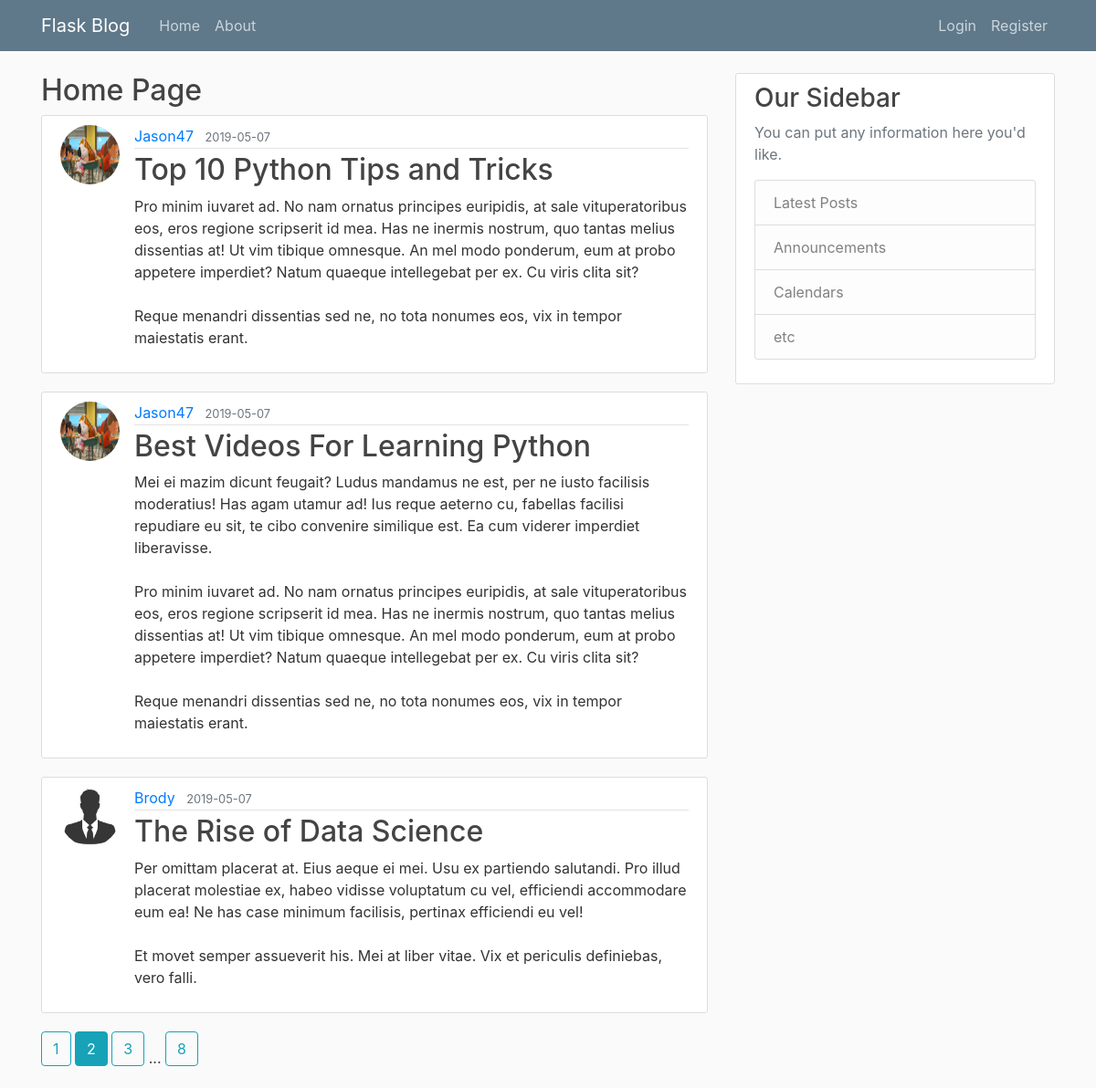
The page /home?page=2 on the database its author committed.
### application/models.py (models this page shows, shortened)
class Post(db.Model):
    id = db.Column(db.Integer, primary_key=True)
    title = db.Column(db.String(100), nullable=False)
    date_posted = db.Column(db.DateTime, nullable=False, default=datetime.utcnow)
    content = db.Column(db.Text, nullable=False)
    user_id = db.Column(db.Integer, db.ForeignKey("user.id"), nullable=False)

class User(db.Model,UserMixin):
    id = db.Column(db.Integer, primary_key=True)
    username = db.Column(db.String(20), unique=True, nullable=False)
    email = db.Column(db.String(60), unique=True, nullable=False)
    password = db.Column(db.String(60), nullable=False)
    image_file = db.Column(db.String(20), nullable=False, default="default.jpg")
    posts = db.relationship("Post", backref="author", lazy=True)

### application/main/routes.py (the view)
@main.route("/")
@main.route("/home")
def home():
    page_no = request.args.get("page",1,type=int)
    posts = Post.query.order_by(Post.date_posted.desc()).paginate(per_page=3,page=page_no)
    return render_template("home.html", posts=posts)

### application/templates/home.html
{% extends "layout.html" %}
{% block content %}
    <h2>Home Page</h2>
    {% for post in posts.items %}
        <article class="media content-section">
            <img class="rounded-circle article-img" src="{{ url_for('static',filename='profile_pics/'+post.author.image_file) }}">
            <div class="media-body">
                <div class="article-metadata">
                    <a class="mr-2" href="{{ url_for('users.user_posts',username = post.author.username) }}">{{ post.author.username }}</a>
                    <small class="text-muted">{{ post.date_posted.strftime("%Y-%m-%d") }}</small>
                </div>
                <h2><a class="article-title" href="{{ url_for('posts.post',post_id=post.id) }}">{{ post.title }}</a></h2>
                <p class="article-content">{{ post.content }}</p>
            </div>
        </article>
    {% endfor %}
    {% for page_num in posts.iter_pages(left_edge=1,right_edge=1,left_current=1,right_current=2) %}
        {% if page_num %}
            {% if page_num == posts.page %}
                <a class="btn btn-info mb-4" href="{{ url_for('main.home',page=page_num) }}">{{ page_num }}</a>
            {% else %}
                <a class="btn btn-outline-info mb-4" href="{{ url_for('main.home',page=page_num) }}">{{ page_num }}</a>
            {%endif%}
        {% else %}
            ...
        {%endif%}
    {% endfor %}
{% endblock content %}

### application/static/main.css (style rules this page uses)
body { background: #fafafa; color: #333333; margin-top: 5rem; }
h1, h2, h3, h4, h5, h6 { color: #444444; }
.content-section { background: #ffffff; padding: 10px 20px; border: 1px solid #dddddd; border-radius: 3px; margin-bottom: 20px; }
.article-title { color: #444444; }
.article-content { white-space: pre-line; }
.article-img { height: 65px; width: 65px; margin-right: 16px; }
.article-metadata { padding-bottom: 1px; margin-bottom: 4px; border-bottom: 1px solid #e3e3e3 }

### rows shown on the page
Post: image_file (picture), author.username "Jason47", date_posted "2019-05-07", title "Top 10 Python Tips and Tricks", content "Pro minim iuvaret ad. No nam ornatus principes euripidis, at sale vituperatoribus eos, eros regione scripserit id mea. Has ne inermis nostrum, quo tantas melius dissentias at! Ut vim tibique omnesque. An mel modo ponderum, eum at probo appetere imperdiet? Natum quaeque intellegebat per ex. Cu viris clita sit? Reque menandri dissentias sed ne, no tota nonumes eos, vix in tempor maiestatis erant."
Post: image_file (picture), author.username "Jason47", date_posted "2019-05-07", title "Best Videos For Learning Python", content "Mei ei mazim dicunt feugait? Ludus mandamus ne est, per ne iusto facilisis moderatius! Has agam utamur ad! Ius reque aeterno cu, fabellas facilisi repudiare eu sit, te cibo convenire similique est. Ea cum viderer imperdiet liberavisse. Pro minim iuvaret ad. No nam ornatus principes euripidis, at sale vituperatoribus eos, eros regione scripserit id mea. Has ne inermis nostrum, quo tantas melius dissentias at! Ut vim tibique omnesque. An mel modo ponderum, eum at probo appetere imperdiet? Natum quaeque intellegebat per ex. Cu viris clita sit? Reque menandri dissentias sed ne, no tota nonumes eos, vix in tempor maiestatis erant."
Post: image_file (placeholder picture), author.username "Brody", date_posted "2019-05-07", title "The Rise of Data Science", content "Per omittam placerat at. Eius aeque ei mei. Usu ex partiendo salutandi. Pro illud placerat molestiae ex, habeo vidisse voluptatum cu vel, efficiendi accommodare eum ea! Ne has case minimum facilisis, pertinax efficiendi eu vel! Et movet semper assueverit his. Mei at liber vitae. Vix et periculis definiebas, vero falli."

### other values the page prints
{{ page_num }} "1" "3" "8"
{{ page_num }} "2"
